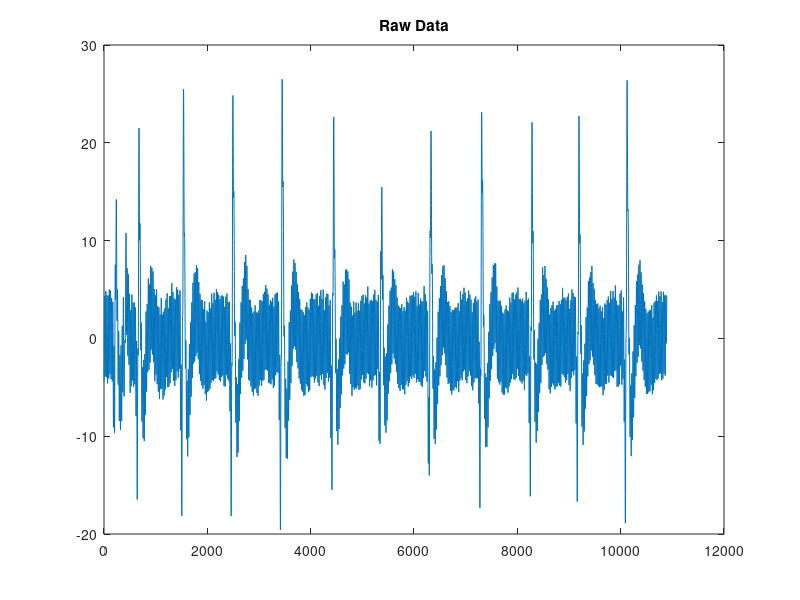
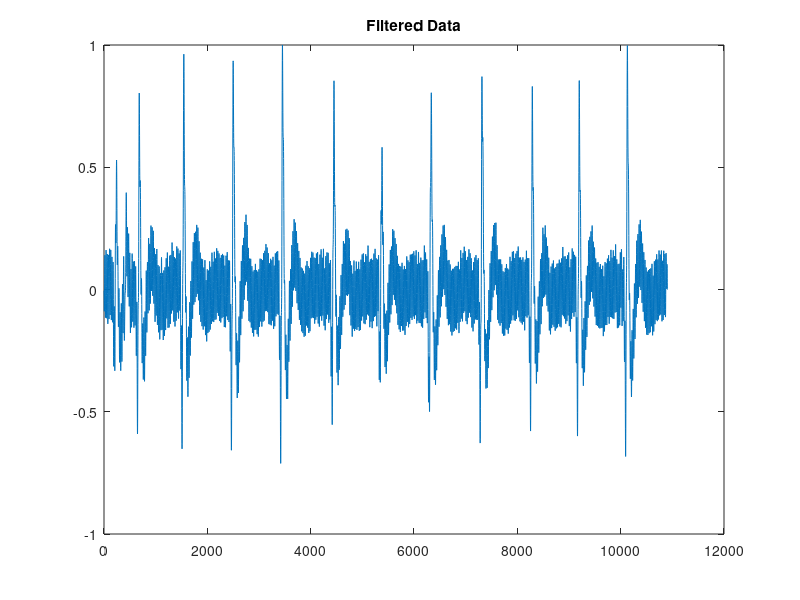

Source code (MATLAB) for these figures, in order: (Note: this script raises an error after producing the figures.)
clc;
clear all;
clear;
fps=100;
vec=importdata('2.txt');
[X Y Z]=pca(vec);
sig = Y;
figure(1)
plot(sig)
title('Raw Data');
sig1 = sig - mean (sig ); % cancel DC conponents
sig1 = sig1/ max( abs(sig1 )); % normalize to one
% LPF (1-z^-6)^2/(1-z^-1)^2
b=[1 0 0 0 0 0 -2 0 0 0 0 0 1];
a=[1 -2 1];
h_LP=filter(b,a,[1 zeros(1,12)]); % transfer function of LPF
x2p = conv (sig1 ,h_LP);
%x2 = x2 (6+[1: N]); %cancel delay
x2p = x2p/ max( abs(x2p )); % normalize , for convenience .
figure(2);
plot(x2p);
title('Filtered Data');
nFrames=length(sig1); % Signal length
t = [0:nFrames-1]/fps;
[peaks, peak_pos,foots, foot_pos] = peakdetect(fps, nFrames, sig1);
peaks=peaks(2:end);
foots=foots(2:end);
peak_pos=peak_pos(2:end);
foot_pos=foot_pos(2:end);
npks=length(peak_pos);
figure(3)
plot(t,sig1, peak_pos/fps,peaks,'*r',foot_pos/fps,sig1(foot_pos),'*m')
title('Peak Detection');
[pp,ff,fp,pf,ppbyff,ppbyfp,fpbyff,fpbypf,plht,crti,sarea,darea,totalarea,ratioarea,deti,AI,RI,npks]=timeDomainParameters(sig1,fps);
% else
% [pp,ff,fp,pf,ppbyff,ppbyfp,fpbyff,fpbypf,plht,crti,sarea,darea,totalarea,ratioarea,deti,AI,RI]=timeDomainParameters(SR(c(i):c(i)+124),fps);
% 
% end
time=length(sig1)/fps;
bpm=(npks/time)*60
name='2';
DATA1(1)=pp;
DATA1(2)=ff;
DATA1(3)=fp;
DATA1(4)=pf;
DATA1(5)=ppbyff;
DATA1(6)=ppbyfp;
DATA1(7)=fpbyff;
DATA1(8)=fpbypf;
DATA1(9)=plht;
DATA1(10)=crti;
DATA1(11)=bpm;
DATA1(12)=sarea;
DATA1(13)=darea;
DATA1(14)=totalarea;
DATA1(15)=ratioarea;
DATA1(16)=deti;
DATA1(17)=AI;
DATA1(18)=RI;
dlmwrite('NEWD.txt',DATA1,'-append')